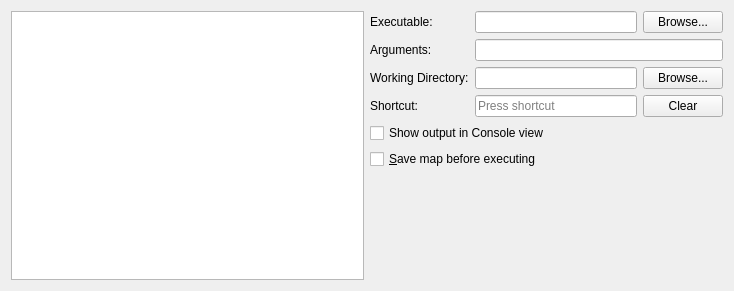
<?xml version="1.0" encoding="UTF-8"?>
<ui version="4.0">
 <class>CommandsEdit</class>
 <widget class="QWidget" name="CommandsEdit">
  <property name="geometry">
   <rect>
    <x>0</x>
    <y>0</y>
    <width>734</width>
    <height>291</height>
   </rect>
  </property>
  <layout class="QHBoxLayout" name="horizontalLayout">
   <item>
    <widget class="Tiled::CommandTreeView" name="treeView">
     <property name="sizePolicy">
      <sizepolicy hsizetype="Expanding" vsizetype="Expanding">
       <horstretch>0</horstretch>
       <verstretch>0</verstretch>
      </sizepolicy>
     </property>
     <property name="dragDropMode">
      <enum>QAbstractItemView::DragDrop</enum>
     </property>
     <property name="alternatingRowColors">
      <bool>true</bool>
     </property>
     <property name="selectionMode">
      <enum>QAbstractItemView::ExtendedSelection</enum>
     </property>
     <property name="selectionBehavior">
      <enum>QAbstractItemView::SelectRows</enum>
     </property>
    </widget>
   </item>
   <item>
    <layout class="QGridLayout" name="gridLayout">
     <item row="1" column="1" colspan="2">
      <widget class="QLineEdit" name="argumentsEdit"/>
     </item>
     <item row="0" column="0">
      <widget class="QLabel" name="label_2">
       <property name="sizePolicy">
        <sizepolicy hsizetype="Minimum" vsizetype="Fixed">
         <horstretch>0</horstretch>
         <verstretch>0</verstretch>
        </sizepolicy>
       </property>
       <property name="text">
        <string>Executable:</string>
       </property>
      </widget>
     </item>
     <item row="0" column="1">
      <widget class="QLineEdit" name="executableEdit">
       <property name="inputMask">
        <string/>
       </property>
      </widget>
     </item>
     <item row="0" column="2">
      <widget class="QPushButton" name="exBrowseButton">
       <property name="text">
        <string>Browse...</string>
       </property>
      </widget>
     </item>
     <item row="3" column="0">
      <widget class="QLabel" name="label">
       <property name="sizePolicy">
        <sizepolicy hsizetype="Minimum" vsizetype="Fixed">
         <horstretch>0</horstretch>
         <verstretch>0</verstretch>
        </sizepolicy>
       </property>
       <property name="text">
        <string>Shortcut:</string>
       </property>
      </widget>
     </item>
     <item row="3" column="1">
      <widget class="QKeySequenceEdit" name="keySequenceEdit">
       <property name="sizePolicy">
        <sizepolicy hsizetype="Expanding" vsizetype="Fixed">
         <horstretch>0</horstretch>
         <verstretch>0</verstretch>
        </sizepolicy>
       </property>
      </widget>
     </item>
     <item row="3" column="2">
      <widget class="QPushButton" name="clearButton">
       <property name="text">
        <string>Clear</string>
       </property>
      </widget>
     </item>
     <item row="5" column="0" colspan="3">
      <widget class="QCheckBox" name="saveBox">
       <property name="text">
        <string>&amp;Save map before executing</string>
       </property>
      </widget>
     </item>
     <item row="6" column="0" colspan="3">
      <spacer name="verticalSpacer">
       <property name="orientation">
        <enum>Qt::Vertical</enum>
       </property>
       <property name="sizeHint" stdset="0">
        <size>
         <width>20</width>
         <height>0</height>
        </size>
       </property>
      </spacer>
     </item>
     <item row="1" column="0">
      <widget class="QLabel" name="label_3">
       <property name="text">
        <string>Arguments:</string>
       </property>
      </widget>
     </item>
     <item row="2" column="0">
      <widget class="QLabel" name="label_4">
       <property name="text">
        <string>Working Directory:</string>
       </property>
      </widget>
     </item>
     <item row="2" column="1">
      <widget class="QLineEdit" name="workingDirectoryEdit"/>
     </item>
     <item row="2" column="2">
      <widget class="QPushButton" name="wdBrowseButton">
       <property name="text">
        <string>Browse...</string>
       </property>
      </widget>
     </item>
     <item row="4" column="0" colspan="3">
      <widget class="QCheckBox" name="outputBox">
       <property name="text">
        <string>Show output in Console view</string>
       </property>
      </widget>
     </item>
    </layout>
   </item>
  </layout>
 </widget>
 <customwidgets>
  <customwidget>
   <class>Tiled::CommandTreeView</class>
   <extends>QTreeView</extends>
   <header>commanddialog.h</header>
  </customwidget>
 </customwidgets>
 <tabstops>
  <tabstop>treeView</tabstop>
  <tabstop>executableEdit</tabstop>
  <tabstop>exBrowseButton</tabstop>
  <tabstop>argumentsEdit</tabstop>
  <tabstop>workingDirectoryEdit</tabstop>
  <tabstop>wdBrowseButton</tabstop>
  <tabstop>keySequenceEdit</tabstop>
  <tabstop>clearButton</tabstop>
  <tabstop>outputBox</tabstop>
  <tabstop>saveBox</tabstop>
 </tabstops>
 <resources/>
 <connections/>
</ui>
